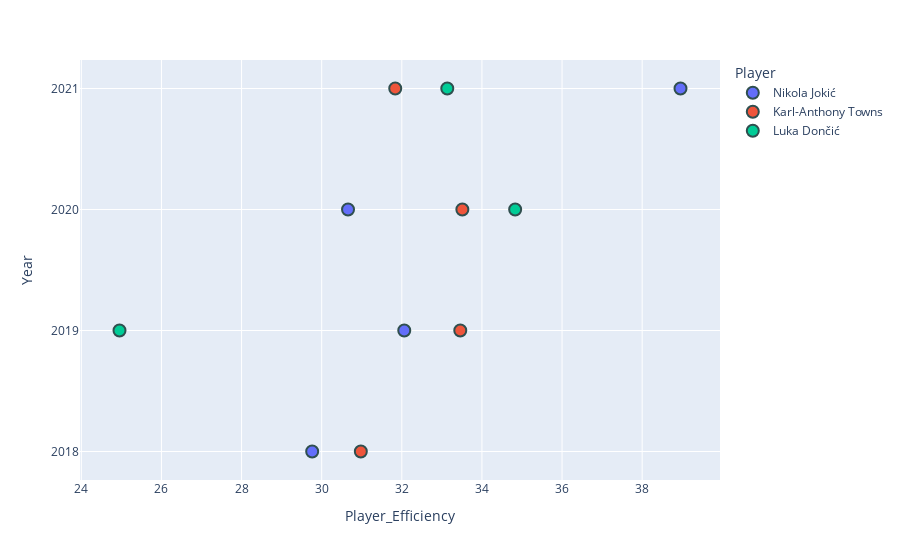

Here is the notebook cell this chart was saved with:
### Code cell
df= stats[stats.Player.isin(['Nikola Jokić', 'Karl-Anthony Towns','Luka Dončić' ])]
fig = px.scatter(df, y='Year', x="Player_Efficiency",color='Player',hover_data=['Age', 'Team'])
fig.update_traces(marker=dict(size=12,
                              line=dict(width=2,
                                        color='DarkSlateGrey')),
                  selector=dict(mode='markers'))
fig.update_layout(
    yaxis = dict(
        tickmode = 'array',
        tickvals = [2018, 2019, 2020, 2021],
        ticktext = [2018, 2019, 2020, 2021]
    )
)

fig.show()

### Figure 1 — Plotly figure (JSON) as saved in the notebook; plotly's stock layout.template omitted (floating-point values rounded to 4 significant figures)
{"data": [{"customdata": [[22, "DEN"], [23, "DEN"], [24, "DEN"], [25, "DEN"]], "hovertemplate": "Player=Nikola Jokić<br>Player_Efficiency=%{x}<br>Year=%{y}<br>Age=%{customdata[0]}<br>Team=%{customdata[1]}<extra></extra>", "legendgroup": "Nikola Jokić", "marker": {"color": "#636efa", "line": {"color": "DarkSlateGrey", "width": 2}, "size": 12, "symbol": "circle"}, "mode": "markers", "name": "Nikola Jokić", "orientation": "v", "showlegend": true, "type": "scatter", "x": [29.76, 32.06, 30.66, 38.96], "xaxis": "x", "y": [2018, 2019, 2020, 2021], "yaxis": "y"}, {"customdata": [[22, "MIN"], [23, "MIN"], [24, "MIN"], [25, "MIN"]], "hovertemplate": "Player=Karl-Anthony Towns<br>Player_Efficiency=%{x}<br>Year=%{y}<br>Age=%{customdata[0]}<br>Team=%{customdata[1]}<extra></extra>", "legendgroup": "Karl-Anthony Towns", "marker": {"color": "#EF553B", "line": {"color": "DarkSlateGrey", "width": 2}, "size": 12, "symbol": "circle"}, "mode": "markers", "name": "Karl-Anthony Towns", "orientation": "v", "showlegend": true, "type": "scatter", "x": [30.98, 33.46, 33.51, 31.84], "xaxis": "x", "y": [2018, 2019, 2020, 2021], "yaxis": "y"}, {"customdata": [[19, "DAL"], [20, "DAL"], [21, "DAL"]], "hovertemplate": "Player=Luka Dončić<br>Player_Efficiency=%{x}<br>Year=%{y}<br>Age=%{customdata[0]}<br>Team=%{customdata[1]}<extra></extra>", "legendgroup": "Luka Dončić", "marker": {"color": "#00cc96", "line": {"color": "DarkSlateGrey", "width": 2}, "size": 12, "symbol": "circle"}, "mode": "markers", "name": "Luka Dončić", "orientation": "v", "showlegend": true, "type": "scatter", "x": [24.95, 34.83, 33.13], "xaxis": "x", "y": [2019, 2020, 2021], "yaxis": "y"}], "layout": {"legend": {"title": {"text": "Player"}, "tracegroupgap": 0}, "margin": {"t": 60}, "xaxis": {"anchor": "y", "domain": [0, 1], "title": {"text": "Player_Efficiency"}}, "yaxis": {"anchor": "x", "domain": [0, 1], "tickmode": "array", "ticktext": [2018, 2019, 2020, 2021], "tickvals": [2018, 2019, 2020, 2021], "title": {"text": "Year"}}}}
